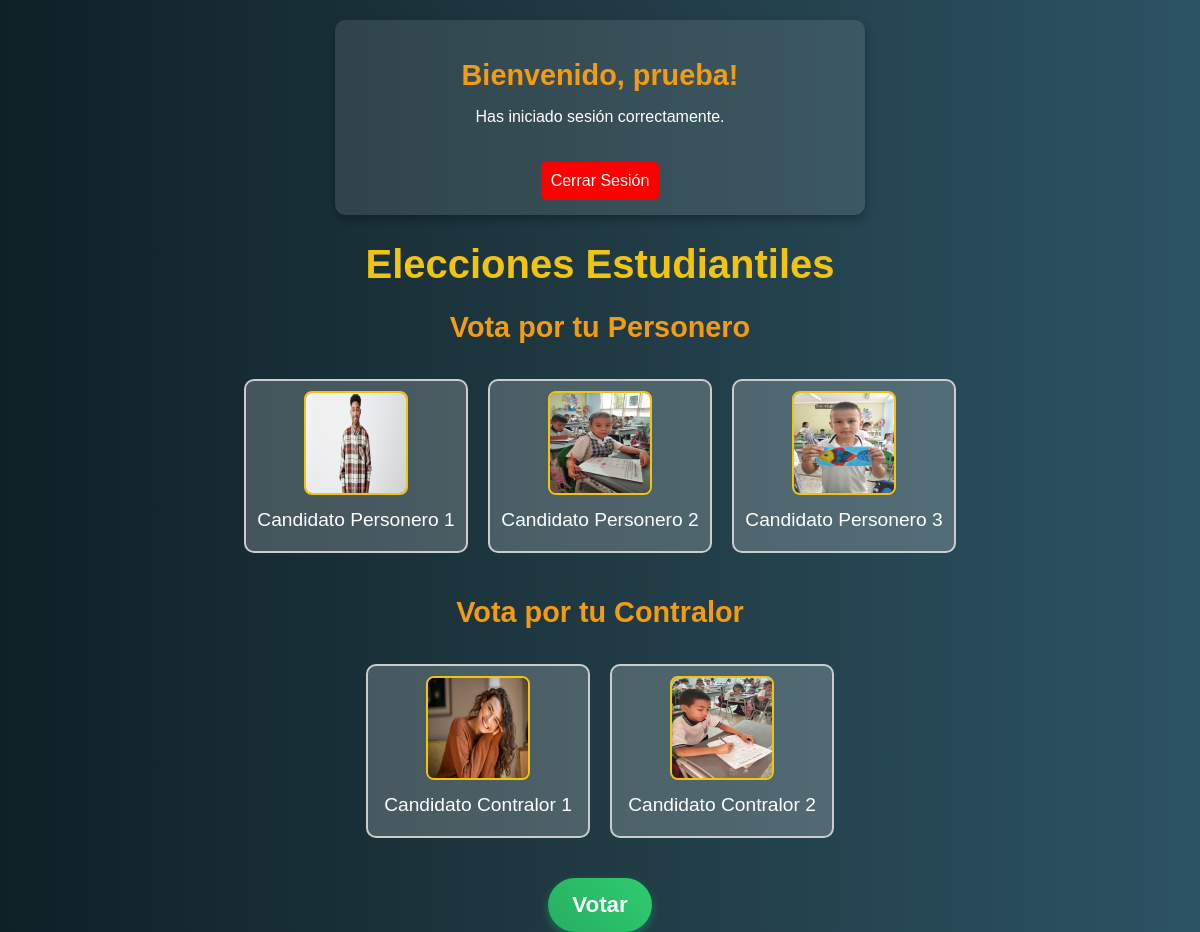
/pantalla_votacion.php (signed in), run on the app's committed database.
### tables this page shows
CREATE TABLE IF NOT EXISTS `candidatos` (
  `id` INT(11) NOT NULL AUTO_INCREMENT,
  `nombre` VARCHAR(100) NOT NULL,
  `imagen` VARCHAR(255) NOT NULL,
  PRIMARY KEY (`id`)
);

CREATE TABLE IF NOT EXISTS `candidatosb` (
  `id` INT(11) NOT NULL AUTO_INCREMENT,
  `nombre` VARCHAR(100) NOT NULL,
  `imagen` VARCHAR(255) NOT NULL,
  PRIMARY KEY (`id`)
);

### pantalla_votacion.php (the view, shortened to what this page needs)
<?php
$servername = "localhost";
$username = "root";
$password = "";
$dbname = "usuarios";
$conn = new mysqli($servername, $username, $password, $dbname);
$conn->set_charset("utf8");
$sql = "SELECT id, nombre, imagen FROM candidatos";
$result_personero = $conn->query($sql);
$sql = "SELECT id, nombre, imagen FROM candidatosb";
$result_contralor = $conn->query($sql);
?>
<!DOCTYPE html>
<html lang="es">
<head>
    <link rel="stylesheet" href="styles.css">
</head>
</head>
<body>
<div class="container">
    <h2>Bienvenido, <?php echo $_SESSION['username']; ?>!</h2>
    <p>Has iniciado sesión correctamente.</p>
    <a class="logout" href="logout.php">Cerrar Sesión</a>
</div>
<header>
    <h1>Elecciones Estudiantiles</h1>
</header>
<main>
    <h2>Vota por tu Personero</h2>
    <form action="votar.php" method="POST">
        <div class="contenedor-candidatos">
            <?php
            if ($result_personero->num_rows > 0) {
                while ($row = $result_personero->fetch_assoc()) {
                    echo "<div class='candidato' data-category='personero' data-id='" . $row['id'] . "'>";
                    echo "<img src='" . $row['imagen'] . "' alt='" . $row['nombre'] . "' class='candidato-img'>";
                    echo "<p>" . $row['nombre'] . "</p>";
                    echo "</div>";
                }
            } else {
                echo "<p>No hay candidatos registrados.</p>";
            }
            ?>
        </div>
        <h2>Vota por tu Contralor</h2>
        <div class="contenedor-candidatos">
            <?php
            if ($result_contralor->num_rows > 0) {
                while ($row = $result_contralor->fetch_assoc()) {
                    echo "<div class='candidato' data-category='contralor' data-id='" . $row['id'] . "'>";
                    echo "<img src='" . $row['imagen'] . "' alt='" . $row['nombre'] . "' class='candidato-img'>";
                    echo "<p>" . $row['nombre'] . "</p>";
                    echo "</div>";
                }
            } else {
                echo "<p>No hay candidatos registrados.</p>";
            }
            ?>
        </div>
        <button type="submit" class="btn-votar">Votar</button>
    </form>
</main>
</body>
</body>

### styles.css (style rules this page uses)
body { font-family: 'Poppins', sans-serif; text-align: center; background: linear-gradient(to right, #0f2027, #203a43, #2c5364); color: white; margin: 0; padding: 0; }
h1 { font-size: 2.5rem; font-weight: bold; margin-bottom: 20px; color: #f1c40f; }
h2 { font-size: 1.8rem; margin-bottom: 15px; color: #f39c12; }
.candidato { background: rgba(255, 255, 255, 0.2); padding: 15px; border-radius: 10px; text-align: center; transition: transform 0.3s ease, box-shadow 0.3s ease; width: 200px; animation: fadeIn 1s ease-in-out; }
.candidato img { width: 100%; height: auto; border-radius: 8px; border: 2px solid #f1c40f; }
.candidato p { font-size: 1.2rem; margin: 10px 0; }
.btn-votar { background: #27ae60; color: white; padding: 12px 20px; font-size: 1.2rem; border: none; border-radius: 5px; cursor: pointer; margin-top: 20px; transition: background 0.3s ease, transform 0.3s ease; }
.container { max-width: 500px; margin: 20px auto; padding: 15px; background: rgba(255, 255, 255, 0.1); border-radius: 10px; box-shadow: 0px 4px 10px rgba(0, 0, 0, 0.3); text-align: center; animation: fadeIn 1s ease-in-out; }
.logout { background: red; color: white; padding: 10px; text-decoration: none; border-radius: 5px; display: inline-block; margin-top: 20px; transition: background 0.3s ease, transform 0.3s ease; }
.btn-votar { background: linear-gradient(45deg, #27ae60, #2ecc71); color: white; padding: 14px 24px; font-size: 1.4rem; font-weight: bold; border: none; border-radius: 50px; cursor: pointer; margin-top: 20px; transition: all 0.3s ease-in-out; box-shadow: 0px 4px 10px rgba(0, 255, 128, 0.3); position: relative; overflow: hidden; }
.btn-votar::before { content: ""; position: absolute; top: 50%; left: 50%; width: 300%; height: 300%; background: radial-gradient(circle, rgba(255, 255, 255, 0.3) 10%, transparent 60%); transform: translate(-50%, -50%) scale(0); transition: transform 0.5s ease-out; }
.contenedor-candidatos { display: flex; flex-wrap: wrap; justify-content: center; gap: 20px; padding: 20px; }

### pantalla_votacion.php (style rules this page uses)
.contenedor-candidatos { display: flex; gap: 20px; }
.candidato { border: 2px solid #ccc; padding: 10px; text-align: center; cursor: pointer; position: relative; }
.candidato img { width: 100px; height: 100px; }

### data on the page
candidatos: imagen (picture), nombre "Candidato Personero 1"
candidatos: imagen (picture), nombre "Candidato Personero 2"
candidatos: imagen (picture), nombre "Candidato Personero 3"
candidatosb: imagen (picture), nombre "Candidato Contralor 1"
candidatosb: imagen (picture), nombre "Candidato Contralor 2"

### other printed values
$_SESSION['username'] "prueba"
